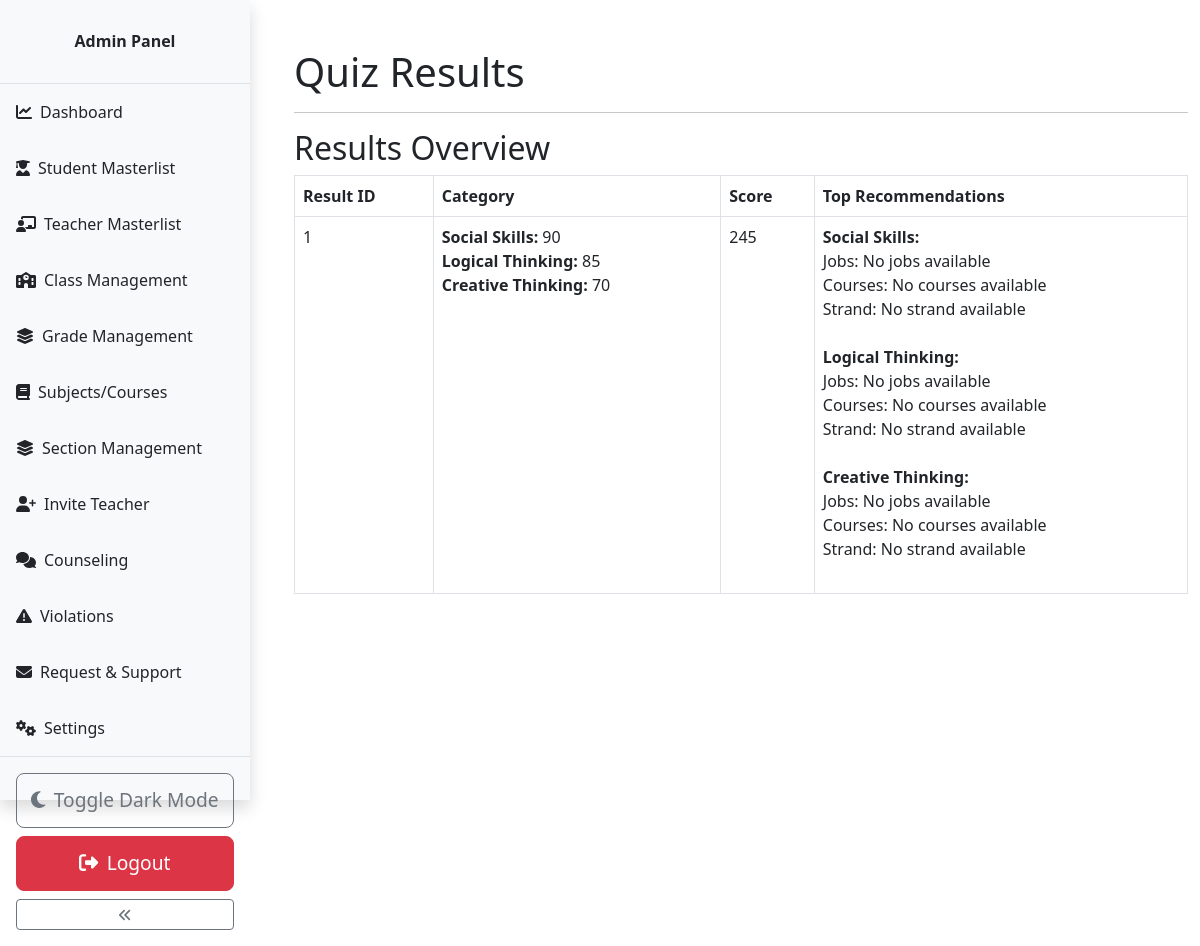
/capstone/admin/suggestion-manage.php (signed in), run on the app's committed database.
### tables this page shows
CREATE TABLE `quiz_results` (
  `id` int(11) NOT NULL,
  `results` longtext NOT NULL CHECK (json_valid(`results`)),
  `created_at` timestamp NOT NULL DEFAULT current_timestamp()
);

### capstone/admin/suggestion-manage.php (the view, shortened to what this page needs)
<?php
if (isset($_SESSION['admin_id']) && $_SESSION['role'] == 'Admin') {
    include "../DB_connection.php";
    $results = $conn->query("SELECT * FROM quiz_results")->fetchAll(PDO::FETCH_ASSOC);
    $suggestions_stmt = $conn->query("SELECT cs.*, qc.name AS category_name
                                      FROM career_suggestions cs
                                      JOIN quiz_categories qc ON cs.category_id = qc.id");
    $career_suggestions = [];
    while ($row = $suggestions_stmt->fetch(PDO::FETCH_ASSOC)) {
        $career_suggestions[$row['category_name']] = [
            'jobs' => $row['jobs'] ?? 'No jobs available',
            'courses' => $row['courses'] ?? 'No courses available',
            'strand' => $row['strand'] ?? 'No strand available'
        ];
    }
?>
<!DOCTYPE html>
<html lang="en">
<head>
    <link rel="stylesheet" href="https://cdn.jsdelivr.net/npm/bootstrap@5.2.0/dist/css/bootstrap.min.css">
    <link rel="stylesheet" href="../css/style.css">
    <link rel="stylesheet" href="css/admin.css">
</head>
<body>
    <?php include "inc/navbar.php"; ?>
    <div class="container mt-5">
        <h1>Quiz Results</h1>
        <hr>
        <h2>Results Overview</h2>
        <table class="table table-bordered">
            <thead>
                <tr>
                    <th>Result ID</th>
                    <th>Category</th>
                    <th>Score</th>
                    <th>Top Recommendations</th>
                </tr>
            </thead>
            <tbody>
                <?php foreach ($results as $result): ?>
                <?php
                    $decoded_results = json_decode($result['results'], true);
                    arsort($decoded_results);
                    $top_categories = array_slice($decoded_results, 0, 3, true);
                ?>
                <tr>
                    <td><?= $result['id'] ?></td>
                    <td>
                        <?php foreach ($decoded_results as $category => $score): ?>
                            <strong><?= htmlspecialchars($category) ?>:</strong> <?= $score ?><br>
                        <?php endforeach; ?>
                    </td>
                    <td><?= array_sum($decoded_results) ?></td>
                    <td>
                        <?php foreach ($top_categories as $category => $score): ?>
                            <strong><?= htmlspecialchars($category) ?>:</strong><br>
                            Jobs: <?= isset($career_suggestions[$category]) ? $career_suggestions[$category]['jobs'] : 'No jobs available' ?><br>
                            Courses: <?= isset($career_suggestions[$category]) ? $career_suggestions[$category]['courses'] : 'No courses available' ?><br>
                            Strand: <?= isset($career_suggestions[$category]) ? $career_suggestions[$category]['strand'] : 'No strand available' ?><br><br>
                        <?php endforeach; ?>
                    </td>
                </tr>
                <?php endforeach; ?>
            </tbody>
        </table>
    </div>
</body>
</html>
<?php
} else {
    header("Location: ../login.php");
    exit;
}
?>

### capstone/css/style.css (style rules this page uses)
body, html { height: 100%; margin: 0; overflow: hidden; }

### capstone/admin/css/admin.css (style rules this page uses)
body { margin: 0; padding: 0; display: flex; }

### data on the page
quiz_results: id "1", category "Social Skills", score "90", category "Logical Thinking", score "85", category "Creative Thinking", score "70", array_sum($decoded_results) "245"
